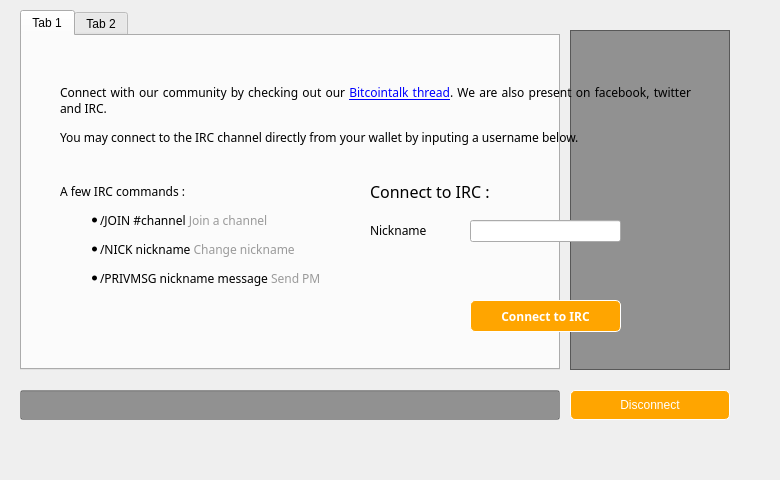
<?xml version="1.0" encoding="UTF-8"?>
<ui version="4.0">
 <class>ChatWindowClass</class>
 <widget class="QWidget" name="ChatWindowClass">
  <property name="geometry">
   <rect>
    <x>0</x>
    <y>0</y>
    <width>780</width>
    <height>480</height>
   </rect>
  </property>
  <property name="styleSheet">
   <string notr="true"/>
  </property>
  <widget class="QWidget" name="widget_2" native="true">
   <property name="geometry">
    <rect>
     <x>0</x>
     <y>0</y>
     <width>780</width>
     <height>480</height>
    </rect>
   </property>
   <widget class="QWidget" name="splitter" native="true">
    <property name="enabled">
     <bool>true</bool>
    </property>
    <property name="geometry">
     <rect>
      <x>10</x>
      <y>10</y>
      <width>760</width>
      <height>460</height>
     </rect>
    </property>
    <property name="styleSheet">
     <string notr="true"/>
    </property>
    <widget class="QTabWidget" name="tab">
     <property name="geometry">
      <rect>
       <x>10</x>
       <y>0</y>
       <width>540</width>
       <height>360</height>
      </rect>
     </property>
     <property name="sizePolicy">
      <sizepolicy hsizetype="Fixed" vsizetype="Fixed">
       <horstretch>0</horstretch>
       <verstretch>0</verstretch>
      </sizepolicy>
     </property>
     <property name="styleSheet">
      <string notr="true"/>
     </property>
     <property name="tabShape">
      <enum>QTabWidget::Rounded</enum>
     </property>
     <property name="currentIndex">
      <number>0</number>
     </property>
     <property name="tabsClosable">
      <bool>false</bool>
     </property>
     <widget class="QWidget" name="widget_4">
      <property name="sizePolicy">
       <sizepolicy hsizetype="Fixed" vsizetype="Fixed">
        <horstretch>0</horstretch>
        <verstretch>0</verstretch>
       </sizepolicy>
      </property>
      <property name="autoFillBackground">
       <bool>false</bool>
      </property>
      <property name="styleSheet">
       <string notr="true"/>
      </property>
      <attribute name="title">
       <string>Tab 1</string>
      </attribute>
     </widget>
     <widget class="QWidget" name="tab_5">
      <property name="sizePolicy">
       <sizepolicy hsizetype="Fixed" vsizetype="Fixed">
        <horstretch>0</horstretch>
        <verstretch>0</verstretch>
       </sizepolicy>
      </property>
      <property name="autoFillBackground">
       <bool>false</bool>
      </property>
      <property name="styleSheet">
       <string notr="true"/>
      </property>
      <attribute name="title">
       <string>Tab 2</string>
      </attribute>
     </widget>
    </widget>
    <widget class="QLineEdit" name="lineEdit">
     <property name="geometry">
      <rect>
       <x>10</x>
       <y>380</y>
       <width>540</width>
       <height>30</height>
      </rect>
     </property>
     <property name="sizePolicy">
      <sizepolicy hsizetype="Fixed" vsizetype="Fixed">
       <horstretch>0</horstretch>
       <verstretch>0</verstretch>
      </sizepolicy>
     </property>
     <property name="minimumSize">
      <size>
       <width>540</width>
       <height>30</height>
      </size>
     </property>
     <property name="maximumSize">
      <size>
       <width>16777215</width>
       <height>30</height>
      </size>
     </property>
     <property name="styleSheet">
      <string notr="true">background: rgba(0,0,0,100);color:white;</string>
     </property>
     <property name="alignment">
      <set>Qt::AlignLeading|Qt::AlignLeft|Qt::AlignTop</set>
     </property>
    </widget>
    <widget class="QListView" name="userView">
     <property name="geometry">
      <rect>
       <x>560</x>
       <y>20</y>
       <width>160</width>
       <height>340</height>
      </rect>
     </property>
     <property name="sizePolicy">
      <sizepolicy hsizetype="Fixed" vsizetype="Fixed">
       <horstretch>0</horstretch>
       <verstretch>0</verstretch>
      </sizepolicy>
     </property>
     <property name="minimumSize">
      <size>
       <width>0</width>
       <height>300</height>
      </size>
     </property>
     <property name="styleSheet">
      <string notr="true">background: rgba(0,0,0,100);color:white;</string>
     </property>
     <property name="horizontalScrollBarPolicy">
      <enum>Qt::ScrollBarAlwaysOff</enum>
     </property>
    </widget>
    <widget class="QPushButton" name="disconnect">
     <property name="geometry">
      <rect>
       <x>560</x>
       <y>380</y>
       <width>160</width>
       <height>30</height>
      </rect>
     </property>
     <property name="minimumSize">
      <size>
       <width>140</width>
       <height>0</height>
      </size>
     </property>
     <property name="styleSheet">
      <string notr="true">background: orange; color: white; border-radius: 5px; padding:4px 28px;border:1px solid white;font-size:12px</string>
     </property>
     <property name="text">
      <string>Disconnect</string>
     </property>
    </widget>
   </widget>
   <widget class="QWidget" name="hide3" native="true">
    <property name="geometry">
     <rect>
      <x>0</x>
      <y>0</y>
      <width>780</width>
      <height>400</height>
     </rect>
    </property>
    <property name="styleSheet">
     <string notr="true">font-family:Proxima Nova Rg;</string>
    </property>
    <widget class="QWidget" name="layoutWidget">
     <property name="geometry">
      <rect>
       <x>10</x>
       <y>6</y>
       <width>731</width>
       <height>41</height>
      </rect>
     </property>
     <layout class="QHBoxLayout" name="hide1">
      <property name="spacing">
       <number>7</number>
      </property>
      <item>
       <widget class="QLabel" name="label_9">
        <property name="enabled">
         <bool>true</bool>
        </property>
        <property name="sizePolicy">
         <sizepolicy hsizetype="Preferred" vsizetype="Preferred">
          <horstretch>0</horstretch>
          <verstretch>0</verstretch>
         </sizepolicy>
        </property>
        <property name="font">
         <font>
          <family>Proxima Nova Rg</family>
         </font>
        </property>
        <property name="text">
         <string>&lt;html&gt;&lt;head/&gt;&lt;body&gt;&lt;p align=&quot;center&quot;&gt;&lt;img src=&quot;:/icons/res/icons/socialt.png&quot;/&gt;&lt;/p&gt;&lt;/body&gt;&lt;/html&gt;</string>
        </property>
       </widget>
      </item>
     </layout>
    </widget>
    <widget class="QLabel" name="hide2">
     <property name="geometry">
      <rect>
       <x>60</x>
       <y>70</y>
       <width>631</width>
       <height>91</height>
      </rect>
     </property>
     <property name="styleSheet">
      <string notr="true"/>
     </property>
     <property name="text">
      <string>&lt;html&gt;&lt;head/&gt;&lt;body&gt;&lt;p align=&quot;justify&quot;&gt;&lt;span style=&quot; font-size:9pt;&quot;&gt;Connect with our community by checking out our &lt;/span&gt;&lt;a href=&quot;https://bitcointalk.org/index.php?topic=683776.0&quot;&gt;&lt;span style=&quot; font-size:9pt; text-decoration: underline; color:#0000ff;&quot;&gt;Bitcointalk thread&lt;/span&gt;&lt;/a&gt;&lt;span style=&quot; font-size:9pt;&quot;&gt;. We are also present on facebook, twitter and IRC.&lt;/span&gt;&lt;/p&gt;&lt;p align=&quot;justify&quot;&gt;&lt;span style=&quot; font-size:9pt;&quot;&gt;You may connect to the IRC channel directly from your wallet by inputing a username below.&lt;/span&gt;&lt;/p&gt;&lt;/body&gt;&lt;/html&gt;</string>
     </property>
     <property name="wordWrap">
      <bool>true</bool>
     </property>
     <property name="openExternalLinks">
      <bool>true</bool>
     </property>
    </widget>
    <widget class="QLabel" name="label">
     <property name="geometry">
      <rect>
       <x>100</x>
       <y>300</y>
       <width>71</width>
       <height>51</height>
      </rect>
     </property>
     <property name="text">
      <string>&lt;html&gt;&lt;head/&gt;&lt;body&gt;&lt;p align=&quot;center&quot;&gt;&lt;a href=&quot;https://twitter.com/CAPTcoin&quot;&gt;&lt;span style=&quot; text-decoration: underline; color:#0000ff;&quot;&gt;&lt;img src=&quot;:/icons/twitter&quot;/&gt;&lt;/span&gt;&lt;/a&gt;&lt;/p&gt;&lt;/body&gt;&lt;/html&gt;</string>
     </property>
     <property name="margin">
      <number>5</number>
     </property>
     <property name="openExternalLinks">
      <bool>true</bool>
     </property>
    </widget>
    <widget class="QLabel" name="label_3">
     <property name="geometry">
      <rect>
       <x>190</x>
       <y>300</y>
       <width>53</width>
       <height>51</height>
      </rect>
     </property>
     <property name="text">
      <string>&lt;html&gt;&lt;head/&gt;&lt;body&gt;&lt;p&gt;&lt;a href=&quot;https://www.facebook.com/CAPTcoin&quot;&gt;&lt;span style=&quot; text-decoration: underline; color:#0000ff;&quot;&gt;&lt;img src=&quot;:/icons/face&quot;/&gt;&lt;/span&gt;&lt;/a&gt;&lt;/p&gt;&lt;/body&gt;&lt;/html&gt;</string>
     </property>
     <property name="openExternalLinks">
      <bool>true</bool>
     </property>
    </widget>
    <widget class="QLabel" name="label_2">
     <property name="enabled">
      <bool>true</bool>
     </property>
     <property name="geometry">
      <rect>
       <x>60</x>
       <y>160</y>
       <width>291</width>
       <height>150</height>
      </rect>
     </property>
     <property name="styleSheet">
      <string notr="true"/>
     </property>
     <property name="text">
      <string>&lt;html&gt;&lt;head/&gt;&lt;body&gt;&lt;p&gt;A few IRC commands :&lt;/p&gt;&lt;ul style=&quot;margin-top: 0px; margin-bottom: 0px; margin-left: 0px; margin-right: 0px; -qt-list-indent: 1;&quot;&gt;&lt;li style=&quot; margin-top:12px; margin-bottom:12px; margin-left:0px; margin-right:0px; -qt-block-indent:0; text-indent:0px;&quot;&gt;/JOIN #channel &lt;span style=&quot; color:#9a9a9a;&quot;&gt;Join a channel&lt;/span&gt;&lt;/li&gt;&lt;li style=&quot; margin-top:12px; margin-bottom:12px; margin-left:0px; margin-right:0px; -qt-block-indent:0; text-indent:0px;&quot;&gt;/NICK nickname &lt;span style=&quot; color:#9a9a9a;&quot;&gt;Change nickname&lt;/span&gt;&lt;/li&gt;&lt;li style=&quot; margin-top:12px; margin-bottom:12px; margin-left:0px; margin-right:0px; -qt-block-indent:0; text-indent:0px;&quot;&gt;/PRIVMSG nickname message &lt;span style=&quot; color:#9a9a9a;&quot;&gt;Send PM &lt;/span&gt;&lt;/li&gt;&lt;/ul&gt;&lt;/body&gt;&lt;/html&gt;</string>
     </property>
    </widget>
    <widget class="QLineEdit" name="editPseudo">
     <property name="geometry">
      <rect>
       <x>470</x>
       <y>220</y>
       <width>151</width>
       <height>22</height>
      </rect>
     </property>
     <property name="styleSheet">
      <string notr="true">color:black;</string>
     </property>
     <property name="text">
      <string/>
     </property>
    </widget>
    <widget class="QLabel" name="label_5">
     <property name="geometry">
      <rect>
       <x>370</x>
       <y>220</y>
       <width>61</width>
       <height>21</height>
      </rect>
     </property>
     <property name="styleSheet">
      <string notr="true"/>
     </property>
     <property name="text">
      <string>Nickname</string>
     </property>
    </widget>
    <widget class="QPushButton" name="buttonConnect">
     <property name="geometry">
      <rect>
       <x>470</x>
       <y>300</y>
       <width>151</width>
       <height>32</height>
      </rect>
     </property>
     <property name="font">
      <font>
       <family>Proxima Nova Rg</family>
       <pointsize>9</pointsize>
       <weight>75</weight>
       <bold>true</bold>
      </font>
     </property>
     <property name="styleSheet">
      <string notr="true">background: orange; color: white; border-radius: 5px; padding:4px 28px;border:1px solid white;</string>
     </property>
     <property name="text">
      <string>Connect to IRC</string>
     </property>
    </widget>
    <widget class="QLabel" name="label_10">
     <property name="geometry">
      <rect>
       <x>370</x>
       <y>180</y>
       <width>161</width>
       <height>21</height>
      </rect>
     </property>
     <property name="styleSheet">
      <string notr="true"/>
     </property>
     <property name="text">
      <string>&lt;html&gt;&lt;head/&gt;&lt;body&gt;&lt;p&gt;&lt;span style=&quot; font-size:12pt;&quot;&gt;Connect to IRC :&lt;/span&gt;&lt;/p&gt;&lt;/body&gt;&lt;/html&gt;</string>
     </property>
    </widget>
   </widget>
  </widget>
  <action name="actionQuit">
   <property name="text">
    <string>Quitter</string>
   </property>
   <property name="shortcut">
    <string>Ctrl+Q</string>
   </property>
  </action>
  <action name="actionCloseTab">
   <property name="text">
    <string>Fermer l'onglet</string>
   </property>
  </action>
 </widget>
 <layoutdefault spacing="6" margin="11"/>
 <resources/>
 <connections/>
</ui>
